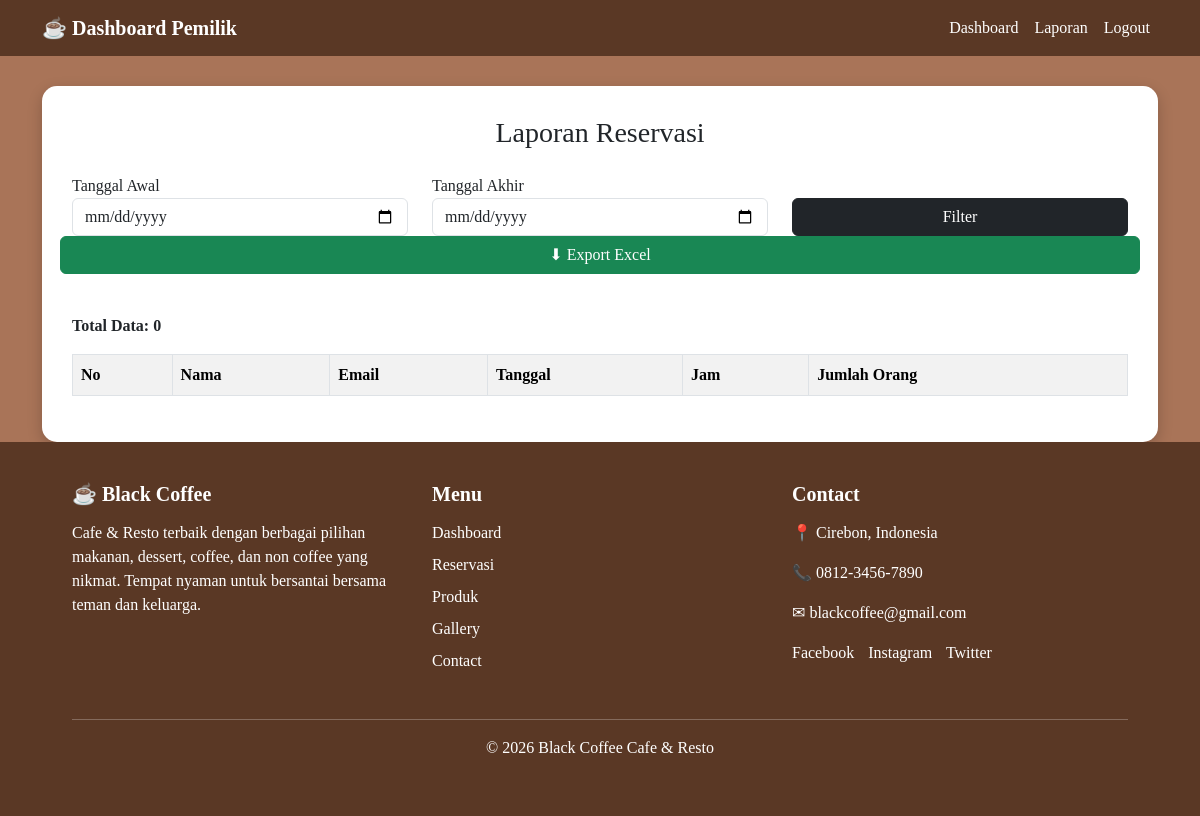
Before: /pemilik/index.php?page=laporan (signed in) with the older database file.
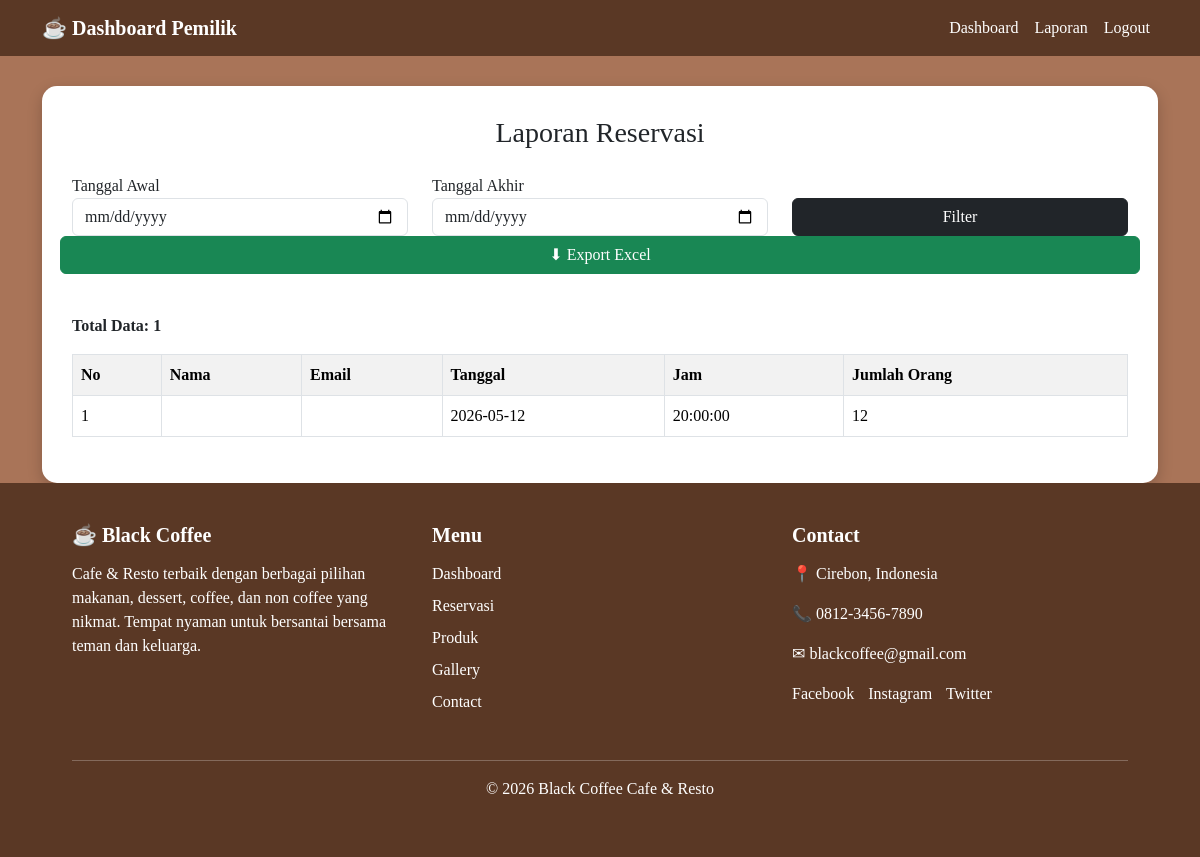
After: the same page with the newer database file.
### tables this page shows
CREATE TABLE `reservasi` (
  `id_reservasi` int(11) NOT NULL,
  `tanggal` date DEFAULT NULL,
  `jam` time DEFAULT NULL,
  `jumlah_orang` int(11) DEFAULT NULL,
  `id_user` int(11) DEFAULT NULL,
  `status` enum('menunggu','disetujui','ditolak') DEFAULT 'menunggu',
  `created_at` timestamp NOT NULL DEFAULT current_timestamp()
);

### pemilik/index.php (called while the page is built, shortened)
<?php
include "dashboard.php";
?>

### pemilik/laporan.php (the view, shortened to what this page needs)
<?php
include "../koneksi.php";
$awal  = isset($_GET['awal']) ? $_GET['awal'] : '';
$akhir = isset($_GET['akhir']) ? $_GET['akhir'] : '';
if ($awal && $akhir) {
    $query = "SELECT * FROM reservasi
              WHERE tanggal BETWEEN '$awal' AND '$akhir'
              ORDER BY tanggal DESC";
} else {
    $query = "SELECT * FROM reservasi ORDER BY tanggal DESC";
}
$data = mysqli_query($conn, $query);
$total_data = mysqli_num_rows($data);
?>
<div class="container-box">
<h3 class="mb-4 text-center">Laporan Reservasi</h3>
<form method="GET" class="row mb-4">
<div class="col-md-4">
<label>Tanggal Awal</label>
<input type="date" name="awal" class="form-control" value="<?= $awal ?>">
</div>
<div class="col-md-4">
<label>Tanggal Akhir</label>
<input type="date" name="akhir" class="form-control" value="<?= $akhir ?>">
</div>
<div class="col-md-4 d-flex align-items-end">
<button class="btn btn-dark w-100">Filter</button>
</div>
<a href="export_excel.php?awal=<?= $awal ?>&akhir=<?= $akhir ?>"
   class="btn btn-success mb-3">
   ⬇ Export Excel
</a>
</form>
<div class="mb-3">
<b>Total Data: <?= $total_data ?></b>
</div>
<table class="table table-bordered table-striped">
<tr>
<th>No</th>
<th>Nama</th>
<th>Email</th>
<th>Tanggal</th>
<th>Jam</th>
<th>Jumlah Orang</th>
</tr>
<?php $no = 1; while($r = mysqli_fetch_assoc($data)){ ?>
<tr>
<td><?= $no++ ?></td>
<td><?= $r['nama'] ?></td>
<td><?= $r['email'] ?></td>
<td><?= $r['tanggal'] ?></td>
<td><?= $r['jam'] ?></td>
<td><?= $r['jumlah_orang'] ?></td>
</tr>
<?php } ?>
</table>
</div>

Changed rows visible on the page:
added reservasi: tanggal "2026-05-12", jam "20:00:00", jumlah_orang "12"
Other visible differences:
$total_data: "0" → "1"
